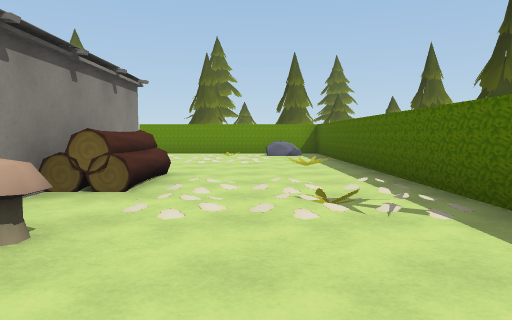
view 1 (above)

24 first-person views from a walk through a 3-D level made in the Unity game engine. The camera is 1.2 m above the floor, tilts 4° down and sees 70° across. The floor is counted in squares, 2 m on a side. Each view is taken from the middle of a square. On the plan, view 1 faces up. The plan holds only what a view shows up to about 10 squares ahead; the rest is blank. The player character is not drawn.

view 2
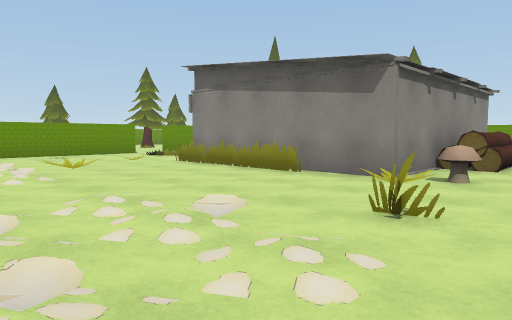

view 3
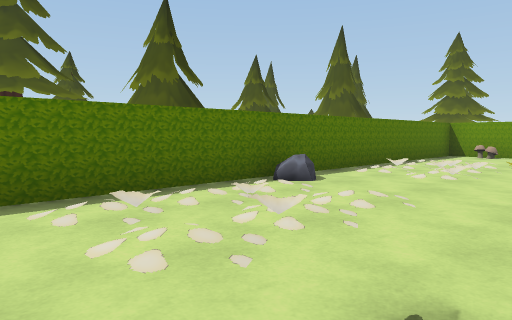

view 4
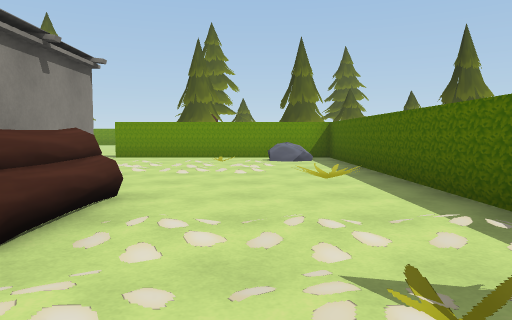

view 5
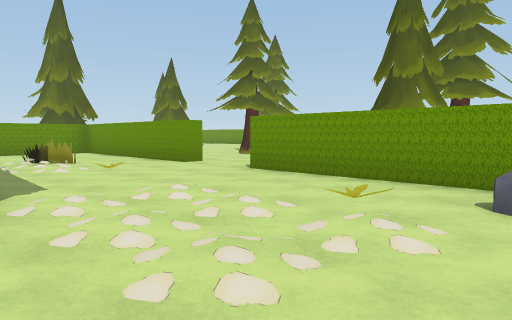

view 6
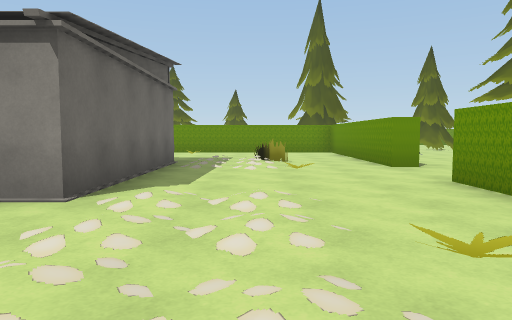

view 7
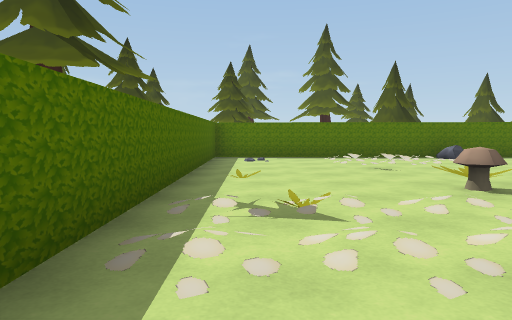

view 8
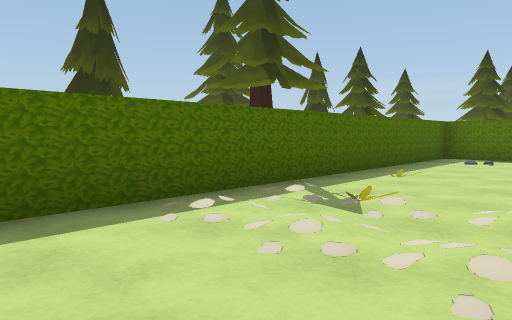

view 9
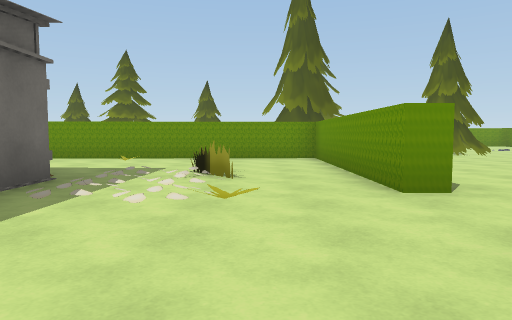

view 10
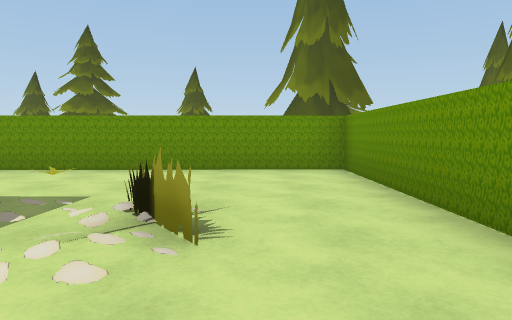

view 11
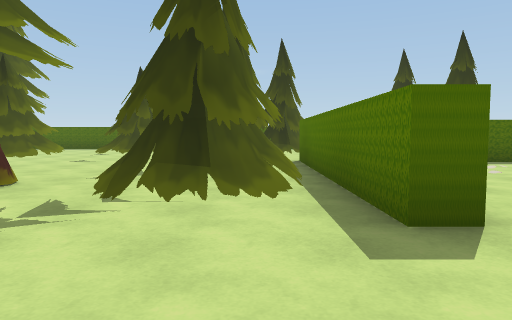

view 12
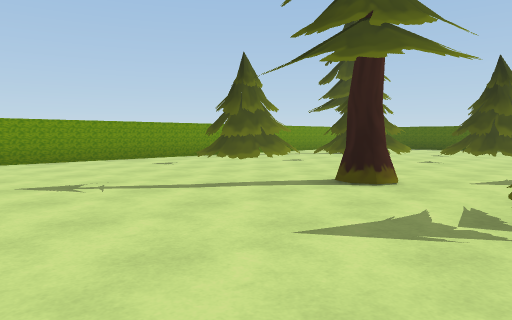

view 13
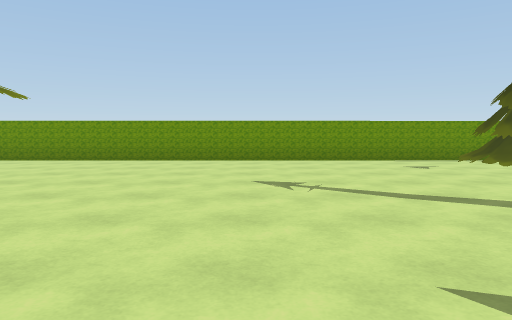

view 14
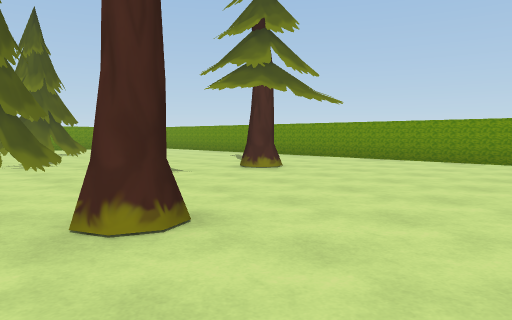

view 15
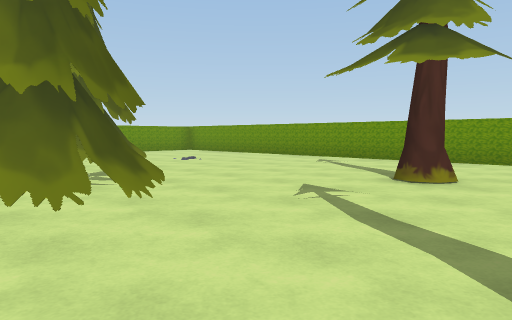

view 16
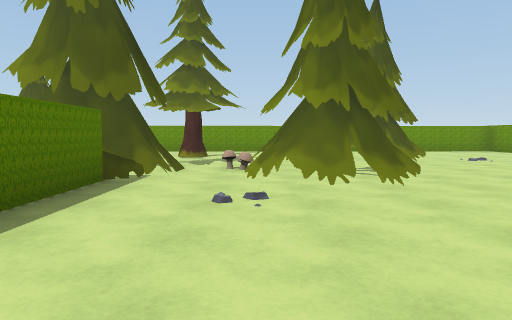

view 17
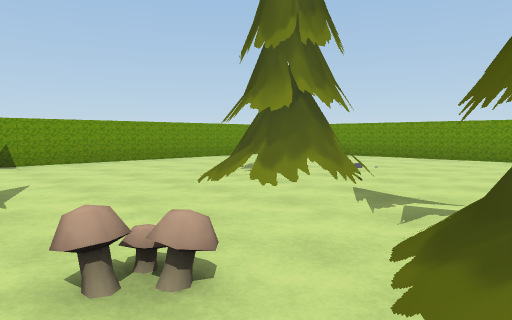

view 18
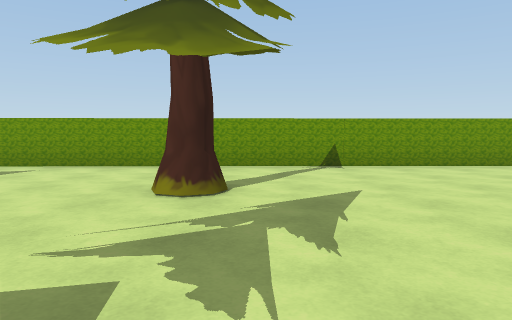

view 19
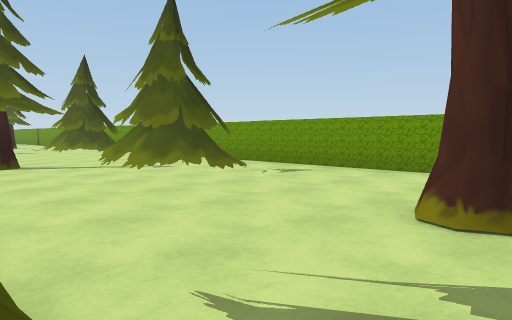

view 20
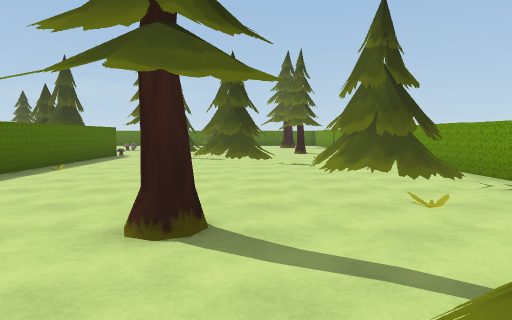

view 21
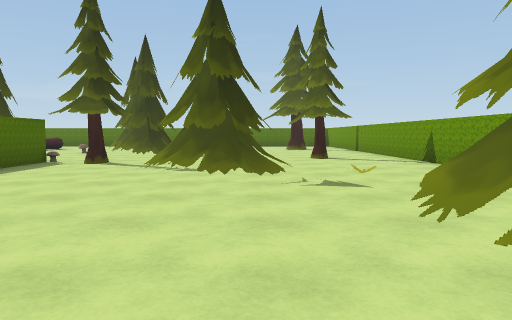

view 22
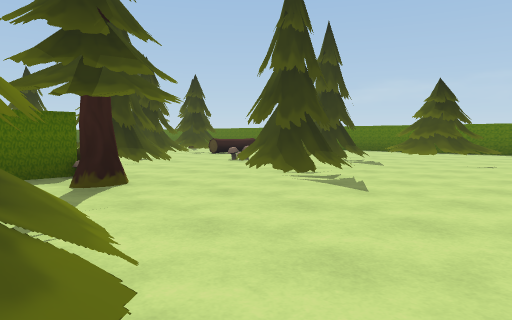

view 23
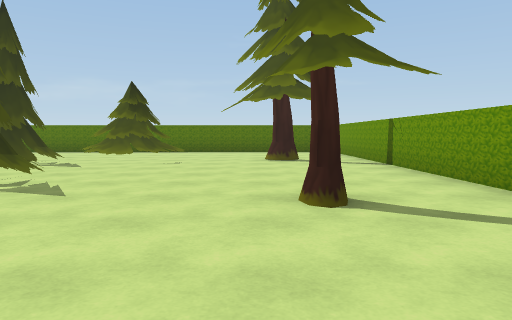

view 24
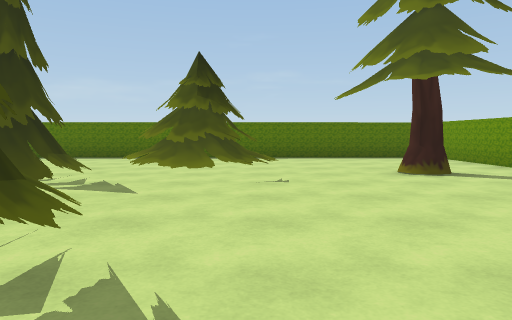

### Floor plan
Key: @ floor where view 1 was taken; # wall or solid block; . main floor; : floor 0.25 m higher than the main floor; / step, stairs or slope; = window, fence, low wall or low ledge; ^ raised ledge; H house; T tree; M mushroom; R rock; O other object.
Columns run from 20 left of view 1 to 7 right of it. Each row starts with its distance up from view 1.
 23    ###################
 22    ..................
 21    ................//.
 20    .............../TT.. T
 19 #.........T.......//TTT:.
 18 #..................../TT.
 17 #...TT/...............////
 16 #....TT.T/........T....TT/
 15 #.......TT...T......... T
 14 #......MTT........TT.TT
 13 #...T.............TT.TT   T
 12 #..#..TTT######..######..TT
 11 #.....T T............R#   T
 10 #......T #..==........#
  9 #..T..   #..OO.O..OOO.#
  8 #.TT/.   #..OOO...OOO.#
  7 #..T/.   #... HHHH....# TT
  6 #.....T  #...     H...#
  5 #....TT  #.       ^...#
  4  .......          ^OOO#   T
  3  .T......         HOOO#  TTT
  2 #TTT.....# ..HHHHHM...#  T
  1 #........#............#  T
  0 #........#=........=@.#
 -1 #...TT...#............#
 -2 #...TT...#..OOOO.OOO..#
 -3 #........#..OOO.OROO..#TTT
 -4 #......OT########=#####
 -5 #..T.......T    TT
 -6 #.........TTT    T   TTT
 -7 #......TT...TT   T    T
 -8 #......TTO..TT    T
 -9 #........         T
-10 #....///TT
-11 #.T../T/TT
-12 #.........
-13 #..........
-14 #..........
-15  ###########

Where each view was taken, in squares from view 1:
view 1: 0 up, 0 right, facing up
view 2: 3 down, 0 right, facing up-left
view 3: 0 up, 0 right, facing down-left
view 4: 2 up, 0 right, facing up
view 5: 7 up, 1 right, facing up-left
view 6: 9 up, 1 right, facing left
view 7: 6 up, 1 right, facing down
view 8: 6 up, 1 left, facing down-right
view 9: 10 up, 2 left, facing left
view 10: 10 up, 5 left, facing left
view 11: 13 up, 6 left, facing right
view 12: 14 up, 6 left, facing up-right
view 13: 14 up, 5 left, facing up
view 14: 14 up, 5 left, facing up-left
view 15: 14 up, 8 left, facing up-left
view 16: 14 up, 7 left, facing left
view 17: 13 up, 12 left, facing up-left
view 18: 13 up, 13 left, facing left
view 19: 13 up, 14 left, facing down-left
view 20: 8 up, 16 left, facing down
view 21: 4 up, 16 left, facing down
view 22: 2 down, 17 left, facing down-right
view 23: 2 down, 17 left, facing down
view 24: 5 down, 15 left, facing down
